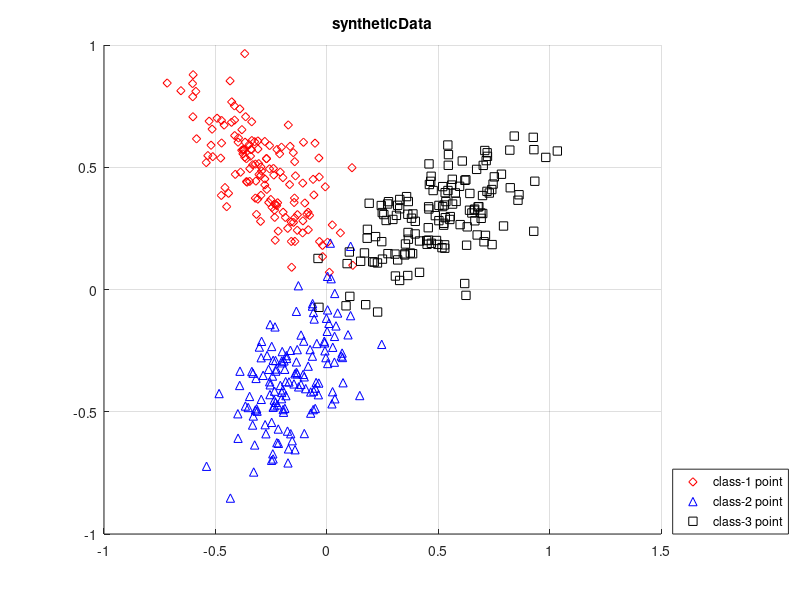

This figure's MATLAB source: (Note: this script raises an error after producing the figure.)
% This is a demo for exemplar selection described in our paper
% 
% S. Kong, S. Punyasena, C. Fowlkes, "Spatially Aware Dictionary Learning 
% and Coding for Fossil Pollen Identification", CVMI, Los Vegas, NV, (July 2016).
% 
% As introduced in the paper, the objective function is submodular and 
% monotonically increasing that a greedy algorithm can solve efficiently. 
% Moreover, a lazy greedy method is described for fast implementation. 
% Comment/uncomment the lines in "exemplar selection" cell wil enable the 
% standard greedy algorithm or the lazy greedy one.
% 
% Run the matlab codes named part5_demo_exemplarSelectionXXXXXX.m will 
% directly output the results.
% 
% For more visualization, please look at the code and uncomment 
% corresponding parts.
% 
% This demo will be updated when necessary.
% 
% Other demo codes in our fossil pollen project will be released soon, 
% please stay tuned.
% 
% For questions, please contact
% 
% Shu Kong (Aimery) aimerykong AT gmail com
% 
% The code is writen by
%           Shu Kong (Aimery)
%           aimerykong@gmail.com
%           http://www.ics.uci.edu/~skong2/
%           Dec. 2013, release version available on Jan. 13, 2014
%              updated: Nov. 16, 2015
%              updated: May. 03, 2015

clear;
close all;
clc;

%% prelude
%sigma = .2; % sigma controls the Gaussian kernel that convert pair-wise distance to similarity

K = 24;  % select K desired receptive fields

lambdaL = 10;
lambdaD = .01; % discriminative term (2) -- make the selected points more "class-pure" 
lambdaE = 20; % equal-size term (3) -- a very large lambda1 means that the points are being selected from class to class iteratively
lambdaB = 2; % balance term (4) -- make the size of clusters represented by selected point similar

ChoiceGraphBuilding = 'overall_knn'; % which way to build the graph, overall_knn or individual_knn or nothing
knn = 7; % knn-graph to measure RF similarity
eta = .4; % soft-threshold the similarity graph to remove some "dissimilar" pairs

distBound = 0.30;

pointNum = 200;

%% data generation and visualization colors
switch2Display = true;   % set this switch as 'true' to display the results

%strOptPoint = {'rd', 'md', 'b^', 'c^', 'ks', 'ys', 'gx'};
strOptPoint = {'rd', 'b^', 'ks', 'gx'};
strOptExemplar = {'ro', 'bo', 'ko'};
gtColor =  'gp';
OrgPoint = [0.1; 0.1];

X = cell(1, 3);
X = cell(1, 3);
pointNum = 140;
X{1} = sqrt(0.01) * randn(2, pointNum);
X{1}(1, :) = 2.2*X{1}(1, :);
theta = -50 / 180 * pi;
rotMat = [cos(theta), -sin(theta); sin(theta), cos(theta) ];
X{1} = rotMat*X{1};
X{1} = repmat( [-0.3; 0.5], 1, size(X{1}, 2) ) + X{1};

X{2} = sqrt(0.01) * randn(2, pointNum);
X{2}(1, :) = 2.1*X{2}(1, :);
theta = 60 / 180 * pi;
rotMat = [cos(theta), -sin(theta); sin(theta), cos(theta) ];
X{2} = rotMat*X{2};
X{2} = repmat( [-0.15; -0.35], 1, size(X{2}, 2) ) + X{2};

X{3} = sqrt(0.01) * randn(2, pointNum);
X{3}(1, :) = 2.2*X{3}(1, :);
theta = 30 / 180 * pi;
rotMat = [cos(theta), -sin(theta); sin(theta), cos(theta) ];
X{3} = rotMat*X{3};
X{3} = repmat( [0.5; 0.3], 1, size(X{3}, 2) ) + X{3};


%% visualize the original dataset
%%{
tempPoint = [];
ttt = 1;
if switch2Display
    figure; hold on; grid on;
    for c = 1:length(X)
        a = X{c} - repmat(OrgPoint, 1, size(X{c},2));
        a = sqrt(sum(a.^2, 1) );
        a = find(a > distBound);        
        tt(ttt) = plot( X{c}(1, :), X{c}(2, :), strOptPoint{c}  );
        ttt = ttt+1;
        
        tempPoint = [tempPoint  a(1)];
        
%         a = setdiff(1:size(X{c},2), a);
%         tt(ttt) = plot( X{c}(1, a), X{c}(2, a), strOptPoint{c}, 'linewidth', 4, 'MarkerSize', 4 );
%         ttt= ttt+1;
        %plot( X{c}(1, a), X{c}(2, a), gtColor  );
        
        tempPoint = [tempPoint  a(1)];
    end
    titleName = 'syntheticData';
    title( titleName );
    legend( [tt(1), tt(2), tt(3) ],...
        'class-1 point','class-2 point','class-3 point', 'Location', 'SouthEastoutside');
%     legend( [tt(1), tt(2), tt(3), tt(4), tt(5), tt(6), ],...
%         'class-1 background point','class-1 foreground point','class-2 background point','class-2 foreground point','class-3 foreground point','class-3 background point',...
%         'Location', 'SouthEast');
    hold off;
%     saveas(gcf, ['./figures/' titleName '.eps'], 'psc2');
%     saveas(gcf,['./figures/' titleName '.fig']);
end
%}

%% fetch the data, extracting RF candidates for all images from specific category
numImg = length(X);
%pointNum = pointNum + pointNumGT;
fprintf('fetch the data (receptive fields candidates)...\n');
imgIdx = zeros( 1, numImg*pointNum );
for i = 1:numImg
    imgIdx(1+pointNum*(i-1):i*pointNum ) = i;
end

%% exemplar selection
Xmat = cell2mat(X);
[SimilarityGraph, SimilarityGraph_full]= graphConstruction(Xmat, imgIdx, ChoiceGraphBuilding, knn);

% tic
% RFpositive = DiscriminativeExemplarSelection_standardGreedy(SimilarityGraph, SimilarityGraph_full, SimilarityGraph_full, imgIdx, K, lambdaL, lambdaD, lambdaE, lambdaB);
% toc

tic
RFpositive = DiscriminativeExemplarSelection_LazyGreedy(SimilarityGraph, SimilarityGraph_full, SimilarityGraph_full, imgIdx, K, lambdaL, lambdaD, lambdaE, lambdaB);
toc


%% check similarity of two lists of exemplars
%{
a = sort(RFpositive1);
b = sort(RFpositive);
flag = true;
ai = 1;
bi = 1;
count = 0;
while flag
    if a(ai) == b(bi)
        count = count + 1;
        ai = ai + 1;
        bi = bi + 1;
    else
        if a(ai) < b(bi)
            ai = ai + 1;
        else
            bi = bi + 1;
        end
    end    
    if ai > length(a) || bi > length(b)
        flag = false;
    end
end
fprintf('similarity between selected exemplars: %.4f\n', count/length(a));
%}

%% visualize the selected RFs
% RFpositive; % find(SelectedFlag);
if switch2Display
    figure; hold on; grid on;
    ttt = 1;
    tt = [];
    for c = 1:3
        tt(ttt) = plot( X{c}(1, :), X{c}(2, :), strOptPoint{c}  );
        ttt = ttt+1;
    end
    IdxImg = imgIdx(RFpositive); % image index
    for i = 1:length(RFpositive)
        plot( Xmat(1, RFpositive(i)), Xmat(2, RFpositive(i)), strOptExemplar{IdxImg(i)}, 'linewidth', 3, 'MarkerSize', 11);        
    end
    
    a = imgIdx(RFpositive);
    b = find(a==1);
    b = b(1);
    b = RFpositive(b);
    tt(ttt) = plot( X{1}(1, b), X{1}(2, b), strOptExemplar{1}, 'linewidth', 3, 'MarkerSize', 11  );
    ttt = ttt+1;
    
    b = find(a==2);
    b = b(1);
    b = RFpositive(b) - pointNum;
    tt(ttt) = plot( X{2}(1, b), X{2}(2, b), strOptExemplar{2}, 'linewidth', 3, 'MarkerSize', 11  );
    ttt = ttt+1;
    
    b = find(a==3);
    b = b(1);
    b = RFpositive(b) - 2*pointNum;
    tt(ttt) = plot( X{3}(1, b), X{3}(2, b), strOptExemplar{3}, 'linewidth', 3, 'MarkerSize', 11  );
    ttt = ttt+1;
    
    titleName = 'selected exemplars';
    hold off; title(titleName);
    legend( [tt(1), tt(4), tt(2), tt(5), tt(3), tt(6), ],...
        'class-1 point', 'class-1 selected point', 'class-2 point', 'class-2 selected point', 'class-3 point','class-3 selected point',...
        'Location', 'SouthEastoutside');
    hold off;
%     saveas(gcf, ['./figures/' titleName '.eps'], 'psc2');
%     saveas(gcf,['./figures/' titleName '.fig'])
%     saveas(gcf,['./figures/' titleName '.jpg']);
end

%% visualize the marginal gain at each iteration
%{
if switch2Display
    az = 30;
    el = 15;
    for iter = 1:size(storeIteration, 2)
        ttt = 1;
        tt = [];
        curFigure = figure(3); hold on; grid on; 
        titleName = ['marginalGainIteration-' num2str(iter)];
        title( titleName );
        for c =1:3
            tt(ttt) = plot3( X{c}(1, :), X{c}(2, :), storeIteration(1+pointNum*(c-1):pointNum*c, iter), strOptPoint{c}  );
            ttt = ttt+1;
        end
        for i = 1:iter
           tt(ttt) = plot3( Xmat(1, RFpositive(i)), Xmat(2, RFpositive(i)), storeIteration( RFpositive(i), iter ), ...
                strOptExemplar{IdxImg(i)}, 'linewidth', 3, 'MarkerSize', 11);
            ttt = ttt+1;
        end
        view(az, el);
%         saveas(gcf, ['./figures/' titleName '.eps'], 'psc2');
%         saveas(gcf,['./figures/' titleName '.fig']);
        saveas(gcf,['./figures/' titleName '.jpg']);
       	close(curFigure)
    end
end
%}


